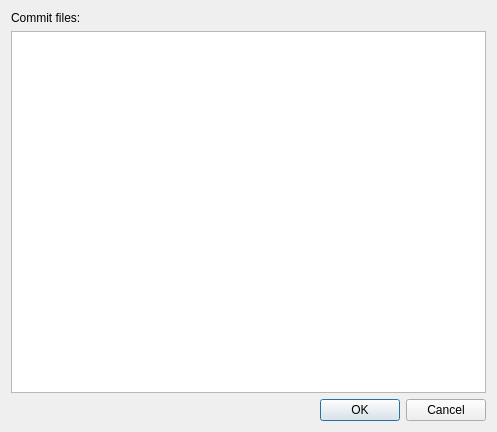
<?xml version="1.0" encoding="UTF-8"?>
<ui version="4.0">
 <class>VcsCommitDialog</class>
 <widget class="QWidget" name="VcsCommitDialog">
  <property name="modal" stdset="0">
   <bool>false</bool>
  </property>
  <property name="geometry">
   <rect>
    <x>0</x>
    <y>0</y>
    <width>497</width>
    <height>432</height>
   </rect>
  </property>
  <property name="windowTitle">
   <string comment="@title:window">Select Files to Commit</string>
  </property>
  <layout class="QVBoxLayout" name="verticalLayout">
   <item>
    <widget class="QLabel" name="label_2">
     <property name="text">
      <string comment="@label:listbox">Commit files:</string>
     </property>
     <property name="alignment">
      <set>Qt::AlignLeading|Qt::AlignLeft|Qt::AlignTop</set>
     </property>
    </widget>
   </item>
   <item>
    <widget class="QTreeView" name="files">
     <property name="editTriggers">
      <set>QAbstractItemView::NoEditTriggers</set>
     </property>
     <property name="rootIsDecorated">
      <bool>false</bool>
     </property>
    </widget>
   </item>
   <item>
    <widget class="QDialogButtonBox" name="buttonBox">
     <property name="standardButtons">
      <set>QDialogButtonBox::Cancel|QDialogButtonBox::Ok</set>
     </property>
    </widget>
   </item>
  </layout>
 </widget>
 <resources/>
 <connections/>
</ui>
